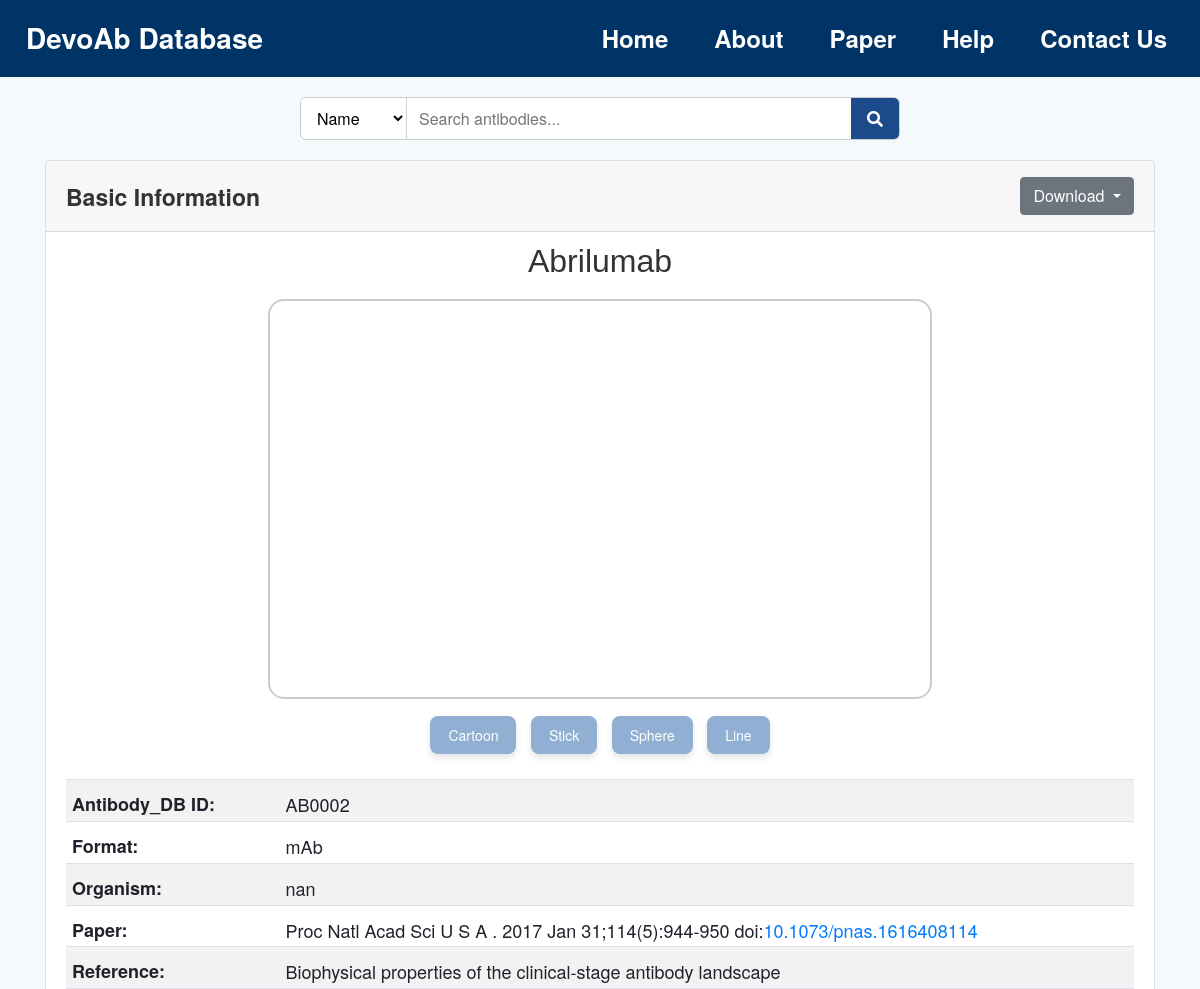
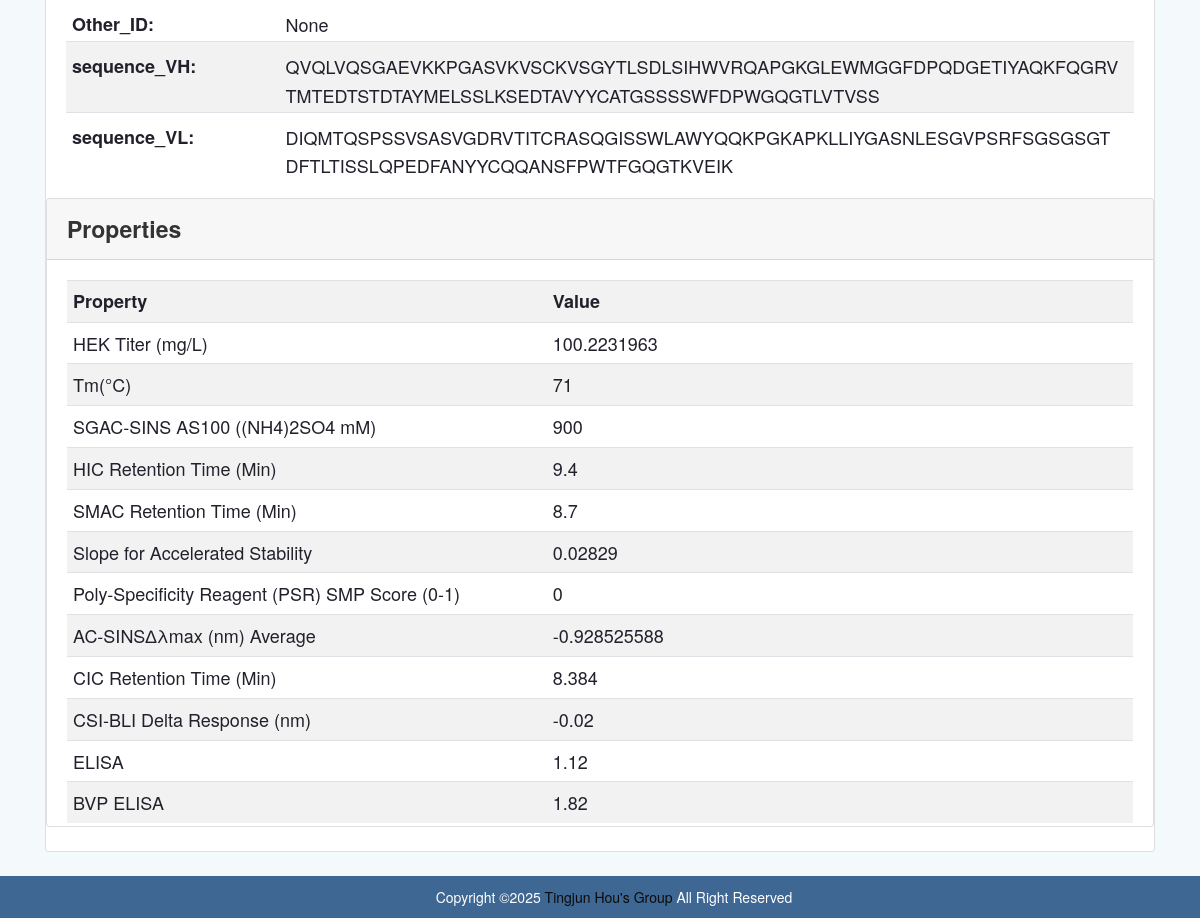
The app's page /antibody/AB0002 with its own data (2 pictures, top to bottom).
### blog/models.py (models this page shows, shortened)
class Antibody(models.Model):
    id_db=models.TextField(null=True, blank=True)
    name=models.CharField(max_length=255)
    date = models.IntegerField(null=True, blank=True)
    paper=models.TextField()
    reference=models.TextField()
    doi=models.URLField()
    format=models.TextField(null=True, blank=True)
    other_id=models.TextField(null=True, blank=True)
    organism=models.TextField(null=True, blank=True)
    sequence=models.JSONField(null=True, blank=True)

class AntibodyProperty(models.Model):
    antibody = models.ForeignKey(Antibody, on_delete=models.CASCADE, related_name='property_list')
    property_name = models.CharField(max_length=255)
    value = models.CharField(max_length=255)
    assay = models.CharField(max_length=255, null=True, blank=True)

### blog/views.py (the view)
# urls.py: path('antibody/<str:id_db>', views.antibody_detail, name='antibody_detail'),
def antibody_detail(request,id_db):
    antibody=get_object_or_404(Antibody, id_db=id_db)
    sequence= antibody.sequence
    pdb_url = None
    properties = antibody.property_list.all()
    pdb_filename = f"{id_db}_tfold_ab.pdb"
    pdb_path = os.path.join(settings.MEDIA_ROOT, 'pdb', pdb_filename)
    pdb_url = urljoin(settings.MEDIA_URL, f'pdb/{pdb_filename}')
    if not os.path.exists(pdb_path):
        os.makedirs(os.path.dirname(pdb_path), exist_ok=True)
    return render(request, 'blog/antibody_detail.html',{
        'antibody':antibody,
        'pdb_url': pdb_url,
        'properties': properties,
    })

### blog/templatetags/string_fliters.py (called while the page is built)
@register.filter
def split_ids(value):
    if isinstance(value, str) and ':' in value:
        prefix, ids = value.split(':', 1)
        return {'type': prefix.strip(), 'ids': [x.strip() for x in ids.split('/')]}
    return {'type': 'Unknown', 'ids': []}

### templates/blog/antibody_detail.html (shortened to what this page needs)
{% extends 'base.html'%}
{% load string_fliters %}
{% block search %}
<form method="get" action="{% url 'blog:antibody_search' %}" style="max-width: 600px; margin: 0 auto; padding: 20px 0;">
    <div style="display: flex; border: 1px solid #ccc; border-radius: 6px; overflow: hidden;">
        <select name="type"
            style="
                border: none;
                padding: 8px 12px;
                font-size: 16px;
                background-color: white;
                border-right: 1px solid rgba(157, 169, 179, 0.52);
                outline: none;
            ">
            <option value="name" {% if request.GET.type == "name" %}selected{% endif %}>Name</option>
        </select>
        <input type="text" name="q" value="{{ request.GET.q }}" placeholder="Search antibodies..."
               style="flex: 1; border: none; padding: 8px 12px; font-size: 16px; outline: none;">
        <button type="submit" style="background-color: #1b4b8a; border: none; padding: 0 16px; display: flex; align-items: center; justify-content: center;">
            <i class="fas fa-search" style="color: white; font-size: 16px;"></i>
        </button>
    </div>
</form>
{% endblock search %}
{% block main %}
<div class="container">
    <div class="block" id="information1">
            <div class="row">
                <div class="col-lg-12">
                    <div class="card mb-4">
                        <div class="card-header py-3 d-flex justify-content-between align-items-center">
                            <h6 class="m-0 font-weight-bold" style="font-size: 23px">Basic Information</h6>
                                <div class="dropdown">
                                        <button class="btn btn-secondary dropdown-toggle" type="button" id="downloadDropdown" data-toggle="dropdown" aria-haspopup="true" aria-expanded="false">
                                            Download
                                        </button>
                                </div>
                        </div>
                        <h2 style="text-align: center; font-family: sans-serif; margin-top:10px; ">{{ antibody.name}}</h2>
                            <div style="display: flex; justify-content: center; align-items: center; margin-top: 10px;">
                                <div style="border: 2px solid #ccc; border-radius: 16px; padding: 8px; width: 60%; max-width: 700px;">
                                    <div id="viewer_simple" style="width: 100%; height: 380px; position: relative;"></div>
                                </div>
                            </div>
                            <div style="text-align: center; margin-top: 12px;">
                                <button class="style-btn" onclick="setCartoon()">Cartoon</button>
                                <button class="style-btn" onclick="setStick()">Stick</button>
                                <button class="style-btn" onclick="setSphere()">Sphere</button>
                                <button class="style-btn" onclick="setLine()">Line</button>
                            </div>
                        <div class="card-body" style="font-size: 18px; padding-bottom: 0px">
                            <table class="table table-striped" style="color: #20212b; width: 100%; table-layout: fixed; word-break: break-all; word-wrap: break-word">
                                <tr>
                                    <th style="width:20%; padding-top: 10px; padding-bottom: 2px; padding-left: 6px">
                                        Antibody_DB ID:</th>
                                    <td style="width:80%; padding-top: 10px; padding-bottom: 2px; padding-left: 6px">
                                        {{antibody.id_db}}</td>
                                </tr>
                                 <tr>
                                    <th style="width:20%; padding-top: 10px; padding-bottom: 2px; padding-left: 6px">
                                        Format:</th>
                                    <td style="width:80%; padding-top: 10px; padding-bottom: 2px; padding-left: 6px">
                                        {{antibody.format}}</td>
                                </tr>
                                <tr>
                                    <th style="width:20%; padding-top: 10px; padding-bottom: 2px; padding-left: 6px">
                                        Organism:</th>
                                    <td style="width:80%; padding-top: 10px; padding-bottom: 2px; padding-left: 6px">
                                        {{antibody.organism}}</td>
                                </tr>
                                <tr>
                                    <th style="width:20%; padding-top: 10px; padding-bottom: 2px; padding-left: 6px">
                                        Paper:</th>
                                    <td style="width:80%; padding-top: 10px; padding-bottom: 2px; padding-left: 6px">
                                        {{antibody.paper}} doi:<a href="https://doi.org/{{ antibody.doi }}" target="_blank">{{ antibody.doi }}</a></td>
                                </tr>
                                <tr>
                                    <th style="width:20%; padding-top: 10px; padding-bottom: 2px; padding-left: 6px">
                                        Reference:</th>
                                    <td style="width:80%; padding-top: 10px; padding-bottom: 2px; padding-left: 6px">
                                        {{antibody.reference}}</td>
                                </tr>
                                <tr>
                                    <th style="width:20%; padding-top: 10px; padding-bottom: 2px; padding-left: 6px">
                                        Other_ID:</th>
                                    <td style="width:80%; padding-top: 10px; padding-bottom: 2px; padding-left: 6px">
                                        {% with antibody.other_id|split_ids as id_data %}
                                        {% if id_data.type == "PDB" %}
                                            {% for pid in id_data.ids %}
                                                <a href="https://www.rcsb.org/structure/{{ pid }}" target="_blank">{{ id_data.type }}:{{ pid }}</a>{% if not forloop.last %}, {% endif %}
                                            {% endfor %}
                                        {% elif id_data.type == "EMBL Genbank" %}
                                            {% for eid in id_data.ids %}
                                                <a href="https://www.ebi.ac.uk/ena/browser/view/{{ eid }}" target="_blank">{{ id_data.type }}:{{ eid }}</a>{% if not forloop.last %}, {% endif %}
                                            {% endfor %}
                                         {% else %}
                                            None
                                        {% endif %}
                                    {% endwith %}
                                    </td>
                                </tr>
                                {% for region, seq in antibody.sequence.items %}
                                    <tr>
                                        <th style="width:20%; padding-top: 10px; padding-bottom: 2px; padding-left: 6px">
                                            {{ region }}:</th>
                                        <td style="width:80%; padding-top: 10px; padding-bottom: 2px; padding-left: 6px">
                                            {{ seq }}</td>
                                    </tr>
                                {% endfor %}
                            </table>
                        </div>
            <div class="row">
                <div class="col-lg-12" style="padding-bottom: 0px;">
                    <div class="card mb-4">
                        <div class="card-header py-3 margin">
                            <h6 class="m-0 font-weight-bold" style="font-size: 23px"> Properties</h6>
                        </div>
                            <div class="card-body" style="font-size: 18px; padding-bottom: 0px">
                                <table class="table table-striped" style="color: #20212b; margin-bottom: 3px">
                                    <tr>
                                        <th style="padding: 6px; width:45%">Property</th>
                                        <th style="padding: 6px; width:25%">Value</th>
                                         <th style="padding: 6px; width:30%"></th>
                                    </tr>
                                    {% for item in antibody.property_list.all %}
                                        <tr>
                                            <td style="padding: 6px; font-weight: 500;">{{ item.property_name }}</td>
                                            <td style="padding: 6px; font-weight: 500;">{{ item.value }}</td>
                                            <td style="padding: 6px; font-weight: 500;">
                                            </td>
                                        </tr>
                                    {% endfor %}
                                </table>
                            </div>
                    </div>
                </div>
            </div>
    </div>
</div>
{% endblock main %}

### blog/static/blog/css/style.css (style rules this page uses)
* { margin:0; padding: 0; box-sizing: border-box; }
body { font-family: Helvetica Neue, sans-serif; line-height: 1.6; color: #333333; display: grid; }
button { border: 0; margin: 0; padding: 0; cursor: pointer; }

### templates/blog/antibody_detail.html (style rules this page uses)
.style-btn { background-color:rgb(144, 175, 210); color: white; border: none; padding: 8px 18px; margin: 5px; border-radius: 8px; cursor: pointer; box-shadow: 0 4px 6px rgba(0, 0, 0, 0.1); transition: background-color 0.3s ease, transform 0.2s ease; font-size: 14px; }

### records on screen
Antibody: name "Abrilumab", id_db "AB0002", format "mAb", organism "nan", paper "Proc Natl Acad Sci U S A . 2017 Jan 31;114(5):944-950", doi "10.1073/pnas.1616408114", reference "Biophysical properties of the clinical-stage antibody landscape"
AntibodyProperty: property_name "HEK Titer (mg/L)", value "100.2231963"
AntibodyProperty: property_name "Tm(°C)", value "71"
AntibodyProperty: property_name "SGAC-SINS AS100 ((NH4)2SO4 mM)", value "900"
AntibodyProperty: property_name "HIC Retention Time (Min)", value "9.4"
AntibodyProperty: property_name "SMAC Retention Time (Min)", value "8.7"
AntibodyProperty: property_name "Slope for Accelerated Stability", value "0.02829"
AntibodyProperty: property_name "Poly-Specificity Reagent (PSR) SMP Score (0-1)", value "0"
AntibodyProperty: property_name "AC-SINS∆λmax (nm) Average", value "-0.928525588"
AntibodyProperty: property_name "CIC Retention Time (Min)", value "8.384"
AntibodyProperty: property_name "CSI-BLI Delta Response (nm)", value "-0.02"
AntibodyProperty: property_name "ELISA", value "1.12"
AntibodyProperty: property_name "BVP ELISA", value "1.82"

### other values on screen
{{ region }} "sequence_VH" "sequence_VL"
{{ seq }} "QVQLVQSGAEVKKPGASVKVSCKVSGYTLSDLSIHWVRQAPGKGLEWMGGFDPQDGETIYAQKFQGRVTMTEDTSTDTAYMELSSLKSEDTAVYYCATGSSSSWFDPWGQGTLVTVSS" "DIQMTQSPSSVSASVGDRVTITCRASQGISSWLAWYQQKPGKAPKLLIYGASNLESGVPSRFSGSGSGTDFTLTISSLQPEDFANYYCQQANSFPWTFGQGTKVEIK"
